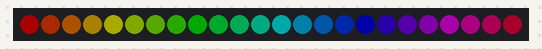
A sketch run on a simulated Arduino Uno, built with avr-gcc and run on an emulated ATmega328P. Parts: 24 RGB LEDs in strip order, left to right. Dim RGB values are drawn brighter than linear.

Above: at 0.15 s.
At 4.91 s:
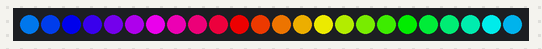
At 9.98 s:
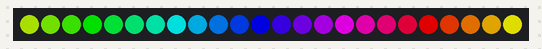
At 19.8 s:
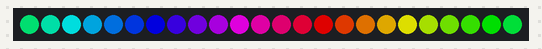
At 29.62 s:
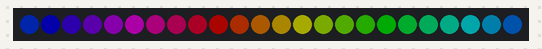
At 39.76 s:
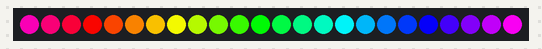

The sketch:

points.ino
```cpp
#include <Adafruit_NeoPixel.h>

#define PIN 2	 // input pin Neopixel is attached to
#define NUMPIXELS 24 // number of neopixels in strip
Adafruit_NeoPixel pixels = Adafruit_NeoPixel(NUMPIXELS, PIN, NEO_GRB + NEO_KHZ800);

void setup()
{
  pixels.begin();	// Initialize the NeoPixel library.
}

void loop()
{
  static int hueOffset = 0;   // Anfangswert für den Farbverlauf
  static int brightness = 45;  // Helligkeit (0-255)
  static int dimDirection = 1; // Richtung des Dimmens (1 heller, -1 dunkler)

  for(int i = 0; i < NUMPIXELS; i++) {
    int pixelHue = hueOffset + (65536 / NUMPIXELS) * i;
    pixels.setPixelColor(i, pixels.ColorHSV(pixelHue, 255, brightness));
  }

  pixels.show();
  delay(30);  // Verzögerung für die Geschwindigkeit des Regenbogens und des Dimmens

  hueOffset += 256;  // Farbwert erhöhen für Animation
  hueOffset %= 65536;  // Zurücksetzen des Farbwertes für kontinuierliche Animation

  brightness += dimDirection;
  if(brightness >= 255 || brightness <= 0) {
    dimDirection *= -1;  // Richtung des Dimmens umkehren
  }
}
```
